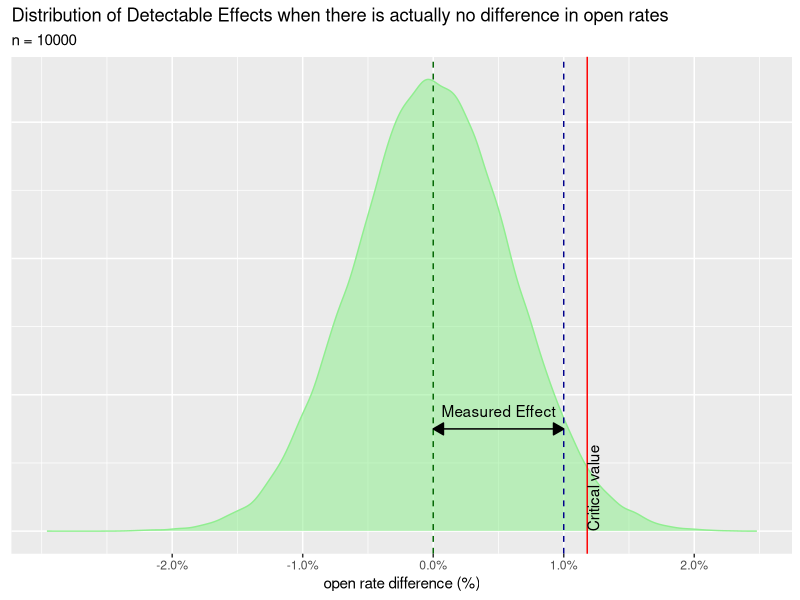
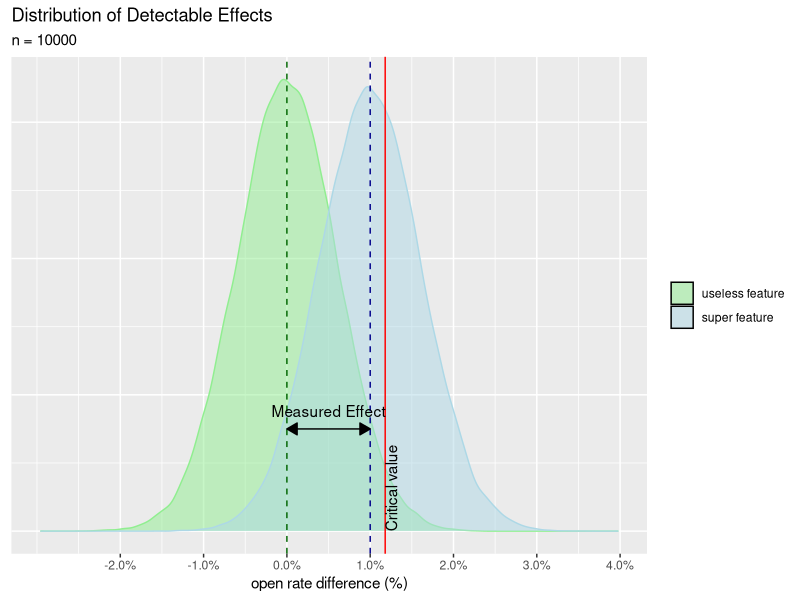
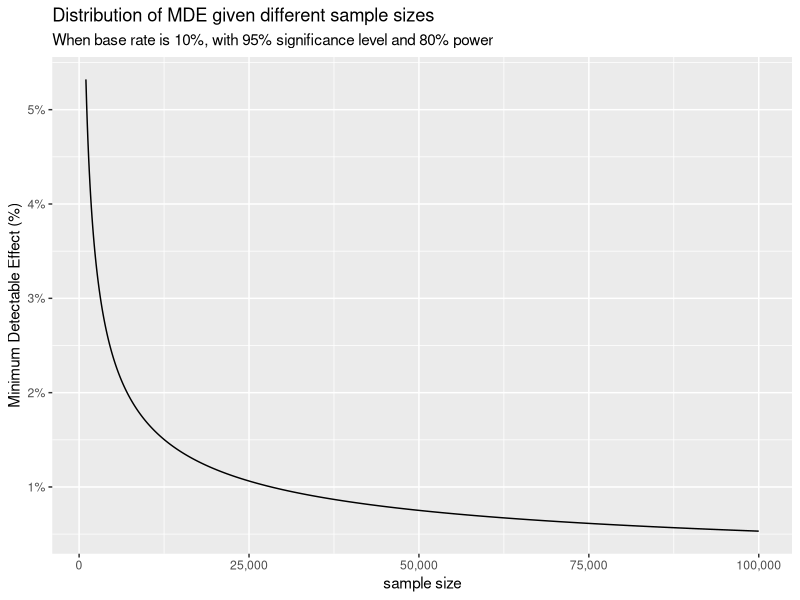
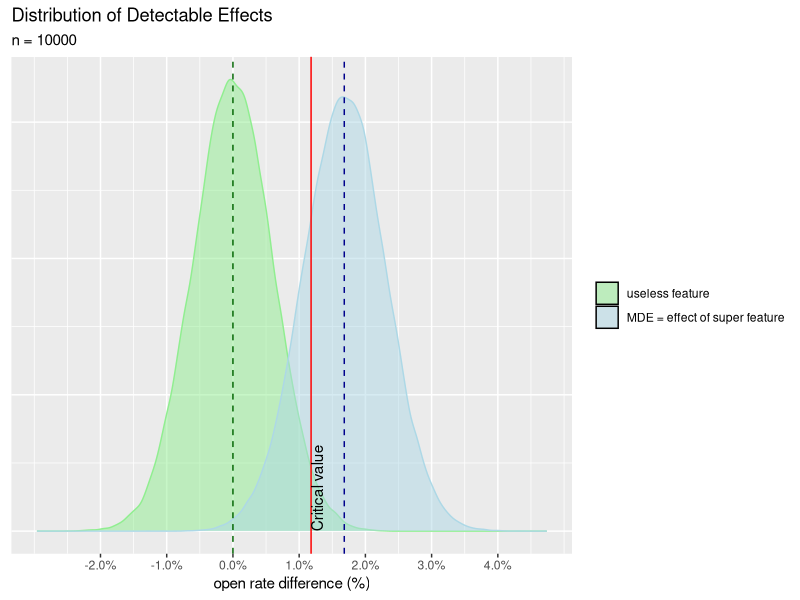

Reproduce these figures in R, in order.
library(data.table)
library(dplyr)
library(ggplot2)
library(glue)

# initial params ----------------------------------------------------------

n_rep <- 10^5
p <- 0.1
p_effect <- 0.11
n <- 10000

alpha <- 0.05
beta <- 0.2

# plot effects ------------------------------------------------------------

base_rate <- rbinom(n_rep, n/2, p)/(n/2)
useless_feature <- rbinom(n_rep, n/2, p)/(n/2)

dt_useless_feature <- data.table(useless_feature_distr = useless_feature - base_rate)

critival_value <- dt_useless_feature[, quantile(useless_feature_distr, 1 - alpha/2)]

ggplot() + 
	geom_density(data = dt_useless_feature, 
		aes(x = useless_feature_distr, alpha = 0.5), 
		color = "lightgreen", fill = "lightgreen") + 
	scale_x_continuous(labels = scales::percent, breaks = seq(-0.02, 0.04, 0.01)) +
	labs(x = "open rate difference (%)", y = NULL, fill = NULL) + 
	theme(axis.text.y=element_blank(),
		  axis.ticks.y = element_blank(),
		  legend.position = "none") + 
	geom_vline(xintercept = 0, color = "darkgreen", linetype = "dashed") + 
	geom_vline(xintercept = p_effect - p, color = "darkblue", linetype = "dashed") + 
	geom_vline(xintercept = critival_value, color = "red") +
	annotate("text", x = critival_value, y = 0, label = "Critical value", 
			 hjust = 0, vjust = 1, angle = 90) + 
	geom_segment(aes(x = 0, xend = p_effect - p, y = 15, yend = 15),
				 	 arrow = arrow(length=unit(0.30, "cm"), ends = "both", type = "closed")) +
	annotate("text", x = (p_effect - p)/2, y = 15, label = "Measured Effect", vjust = -1) +
	ggtitle("Distribution of Detectable Effects when there is actually no difference in open rates",
			subtitle = glue("n = {n}"))
	

super_feature <- rbinom(n_rep, n/2, p_effect)/(n/2)
dt_super_and_useless_feature <- data.table(useless_feature_distr = useless_feature - base_rate,
							   			   super_feature_distr = super_feature - base_rate) %>% 
	melt(measure.vars = c("useless_feature_distr", "super_feature_distr"))

ggplot() +
	geom_density(data = dt_super_and_useless_feature, 
		aes(x = value, fill = variable, color = variable), alpha = 0.5) +
	scale_fill_manual(values = c("lightgreen", "lightblue"), 
					  labels = c("useless feature", "super feature")) +
	scale_color_manual(values = c("lightgreen", "lightblue"), guide = FALSE) +
	scale_x_continuous(labels = scales::percent, breaks = seq(-0.02, 0.04, 0.01)) +
	labs(x = "open rate difference (%)", y = NULL, fill = NULL) + 
	theme(axis.text.y=element_blank(),
		  axis.ticks.y = element_blank()) + 
	geom_vline(xintercept = 0, color = "darkgreen", linetype = "dashed") + 
	geom_vline(xintercept = p_effect - p, color = "darkblue", linetype = "dashed") + 
	geom_vline(xintercept = critival_value, color = "red") +
	annotate("text", x = critival_value, y = 0, label = "Critical value", 
			 hjust = 0, vjust = 1, angle = 90) + 
	geom_segment(aes(x = 0, xend = p_effect - p, y = 15, yend = 15), 
				 	 arrow = arrow(length=unit(0.30, "cm"), ends = "both", type = "closed")) +
	annotate("text", x = (p_effect - p)/2, y = 15, label = "Measured Effect", vjust = -1) +
	ggtitle("Distribution of Detectable Effects",
			subtitle = glue("n = {n}"))


# MDE distribution --------------------------------------------------------

calculateMinimumDetectableEffect <- function(p1, n, prop_of_treatment = 0.5, alpha = 0.05, beta = 0.2) {
    M <- qt(1-alpha/2, n - 1) + qt(1-beta, n - 1)
    variance <- p1 * (1 - p1)
    weight <- prop_of_treatment * (1 - prop_of_treatment) * n
    M * sqrt(variance / weight)
}

n_seq <- seq.int(1000, 100000, by = 100)
mde_dist <- data.table(n = n_seq, MDE = calculateMinimumDetectableEffect(p, n_seq, alpha = alpha, beta = beta))

ggplot(mde_dist, aes(x = n, y = MDE)) + 
	geom_line() + 
	scale_x_continuous(labels = scales::comma) +
	scale_y_continuous(labels = scales::percent) +
	labs(title = "Distribution of MDE given different sample sizes",
		 subtitle = glue("When base rate is {p * 100}%, with {(1 - alpha) * 100}% significance level and {(1 - beta) * 100}% power"),
		 x = "sample size", y = "Minimum Detectable Effect (%)")


# calculate MDE for current sample size -----------------------------------

mde <- calculateMinimumDetectableEffect(p, n, alpha = alpha, beta = beta)

mde_feature <- rbinom(n_rep, n/2, p + mde)/(n/2)
dt_mde_and_useless_feature <- data.table(useless_feature_distr = useless_feature - base_rate,
							   			 mde_feature_distr = mde_feature - base_rate) %>% 
	melt(measure.vars = c("useless_feature_distr", "mde_feature_distr"))

ggplot() +
	geom_density(data = dt_mde_and_useless_feature, 
		aes(x = value, fill = variable, color = variable), alpha = 0.5) +
	scale_fill_manual(values = c("lightgreen", "lightblue"), 
					  labels = c("useless feature", "MDE = effect of super feature")) +
	scale_color_manual(values = c("lightgreen", "lightblue"), guide = FALSE) +
	scale_x_continuous(labels = scales::percent, breaks = seq(-0.02, 0.04, 0.01)) +
	labs(x = "open rate difference (%)", y = NULL, fill = NULL) + 
	theme(axis.text.y=element_blank(),
		  axis.ticks.y = element_blank()) + 
	geom_vline(xintercept = 0, color = "darkgreen", linetype = "dashed") + 
	geom_vline(xintercept = mde, color = "darkblue", linetype = "dashed") + 
	geom_vline(xintercept = critival_value, color = "red") +
	annotate("text", x = critival_value, y = 0, label = "Critical value", 
			 hjust = 0, vjust = 1, angle = 90) +
	ggtitle("Distribution of Detectable Effects",
			subtitle = glue("n = {n}"))
